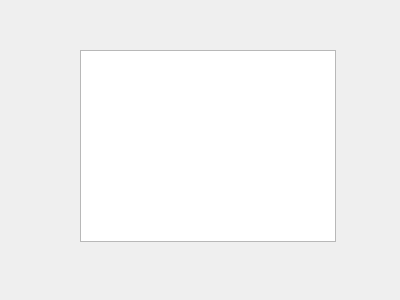
<?xml version="1.0" encoding="UTF-8"?>
<ui version="4.0">
 <class>depWindow</class>
 <widget class="QWidget" name="depWindow">
  <property name="geometry">
   <rect>
    <x>0</x>
    <y>0</y>
    <width>400</width>
    <height>300</height>
   </rect>
  </property>
  <property name="windowTitle">
   <string>depWindow</string>
  </property>
  <widget class="QListWidget" name="listWidget">
   <property name="geometry">
    <rect>
     <x>80</x>
     <y>50</y>
     <width>256</width>
     <height>192</height>
    </rect>
   </property>
  </widget>
 </widget>
 <resources/>
 <connections/>
</ui>
